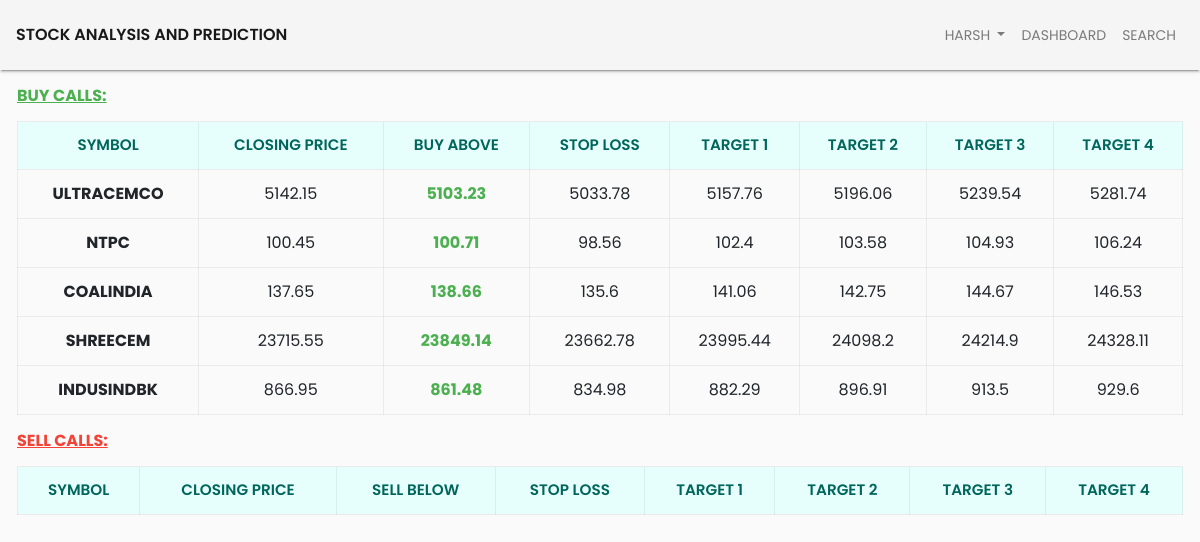
The page /dashboard/ (signed in) on the database its author committed.
### main/models.py (models this page shows, shortened)
class endOfDay(models.Model):
    symbol      = models.CharField(max_length=30, primary_key=True, default="ERROR")
    date        = models.CharField(max_length=30, null=True)
    currDate    = models.CharField(max_length=30, null=True)
    closePrice  = models.FloatField(null=True)
    call        = models.FloatField(null=True)
    stopLoss    = models.FloatField(null=True)
    Target1     = models.FloatField(null=True)
    Target2     = models.FloatField(null=True)
    Target3     = models.FloatField(null=True)
    Target4     = models.FloatField(null=True)
    high        = models.FloatField(null=True)
    low         = models.FloatField(null=True)

### main/views.py (the view)
# urls.py: path('', views.dashboard, name='dashboard'),
@login_required(login_url='/')
def dashboard(request):
    currDate = endOfDay.objects.filter(pk='SBIN').values('currDate')[0]['currDate']
    stock_data = endOfDay.objects.all().filter(date=currDate)
    context = {
        'stock_data': stock_data
    }
    return render(request, 'main/dashboard.html', context)

### main/templates/main/dashboard.html (shortened to what this page needs)
{% extends 'main/base.html' %}
{% load static %}
{% block content %}
<div class="dashboard-wrapper p-3">
    <div class="stock-list-wrapper">
        <div class="row">
            <div class="list-left-wrapper col-12 pl-3 pr-3">
                <h6 class="text-success mb-3"><strong><u>BUY CALLS:</u></strong></h6>
                <table class="table table-small table-bordered table-hover text-center">
                    <thead>
                        <tr>
                            <th scope="col">SYMBOL</th>
                            <th scope="col">CLOSING PRICE</th>
                            <th scope="col">BUY ABOVE</th>
                            <th scope="col">STOP LOSS</th>
                            <th scope="col">TARGET 1</th>
                            <th scope="col">TARGET 2</th>
                            <th scope="col">TARGET 3</th>
                            <th scope="col">TARGET 4</th>
                        </tr>
                    </thead>
                    <tbody>
                        {% if stock_data %}
                            {% for stocks in stock_data %}
                                {% if stocks.call > stocks.stopLoss %}
                                    <tr>
                                        <th scope="row">{{ stocks.symbol }}</th>
                                        <td> {{ stocks.closePrice }} </td>
                                        <td> <strong class="text-success"> {{ stocks.call }} </td>
                                        <td> {{ stocks.stopLoss }}</td>
                                        <td> {{ stocks.Target1 }}</td>
                                        <td> {{ stocks.Target2 }}</td>
                                        <td> {{ stocks.Target3 }}</td>
                                        <td> {{ stocks.Target4 }}</td>
                                    </tr>
                                {% endif %}
                            {% endfor %}
                        {% else %}
                            <tr>
                                <td colspan="8">No Records Found</td>
                            </tr>
                        {% endif %}
                    </tbody>
                </table>
            </div>
            <div class="list-right-wrapper col-12 pl-3 pr-3">
                <h6 class="text-danger mb-3"><strong><u>SELL CALLS:</u></strong></h6>
                <table class="table table-small table-bordered table-hover text-center">
                    <thead>
                        <tr>
                            <th scope="col">SYMBOL</th>
                            <th scope="col">CLOSING PRICE</th>
                            <th scope="col">SELL BELOW</th>
                            <th scope="col">STOP LOSS</th>
                            <th scope="col">TARGET 1</th>
                            <th scope="col">TARGET 2</th>
                            <th scope="col">TARGET 3</th>
                            <th scope="col">TARGET 4</th>
                        </tr>
                    </thead>
                </table>
            </div>
        </div>
    </div>
</div>
{% endblock %}

### main/templates/main/base.html (shortened to what this page needs)
{% load static %}
<!DOCTYPE html>
<html lang="en">
<head>
    <link rel="stylesheet" href="{% static 'css/bootstrap-material-design.min.css' %}"
>
    <link rel="stylesheet" href="{% static 'css/all.min.css' %}">
    <link rel="stylesheet" href="{% static 'css/style.css' %}">
</head>
<body>
    <nav class="navbar navbar-expand-lg navbar-light bg-light p-3">
        <a class="navbar-brand" href="{% url 'dashboard' %}">Stock Analysis and Prediction</a>
        <div class="collapse navbar-collapse" id="navbarNavDropdown">
            <ul class="navbar-nav">
                <li class="nav-item dropdown">
                    <a class="nav-link dropdown-toggle" href="#" id="navbarDropdownMenuLink" role="button"
                        data-toggle="dropdown" aria-haspopup="true" aria-expanded="false">
                        {{ user.username }}
                    </a>
                </li>
                <li class="nav-item">
                    <a class="nav-link" href="{% url 'dashboard' %}">Dashboard <span class="sr-only">(current)</span></a>
                </li>
                <li class="nav-item">
                    <a class="nav-link" href="{% url 'search' %}">Search </a>
                </li>
            </ul>
        </div>
    </nav>
    {% block content %}
    {% endblock %}
</body>
</html>

### static/css/style.css (style rules this page uses)
* { margin: 0; padding: 0; font-family: 'Poppins', sans-serif; }
:root { --primaryColor: #092E4E; --secondaryColor: #69C1D1; --grey: #E5E5E5; --heading: 'Poppins', sans-serif; --para: 'Roboto', sans-serif; }
.navbar-brand { font-size: 1rem; text-transform: uppercase; font-weight: 600; }
table thead { background: #e6fffc !important; }
table thead th { font-weight: 600 !important; color: #00665c !important; }

### rows shown on the page
endOfDay: symbol "ULTRACEMCO", closePrice "5142.15", call "5103.23", stopLoss "5033.78", Target1 "5157.76", Target2 "5196.06", Target3 "5239.54", Target4 "5281.74"
endOfDay: symbol "NTPC", closePrice "100.45", call "100.71", stopLoss "98.56", Target1 "102.4", Target2 "103.58", Target3 "104.93", Target4 "106.24"
endOfDay: symbol "COALINDIA", closePrice "137.65", call "138.66", stopLoss "135.6", Target1 "141.06", Target2 "142.75", Target3 "144.67", Target4 "146.53"
endOfDay: symbol "SHREECEM", closePrice "23715.55", call "23849.14", stopLoss "23662.78", Target1 "23995.44", Target2 "24098.2", Target3 "24214.9", Target4 "24328.11"
endOfDay: symbol "INDUSINDBK", closePrice "866.95", call "861.48", stopLoss "834.98", Target1 "882.29", Target2 "896.91", Target3 "913.5", Target4 "929.6"

### other values the page prints
{{ user.username }} "HARSH"
